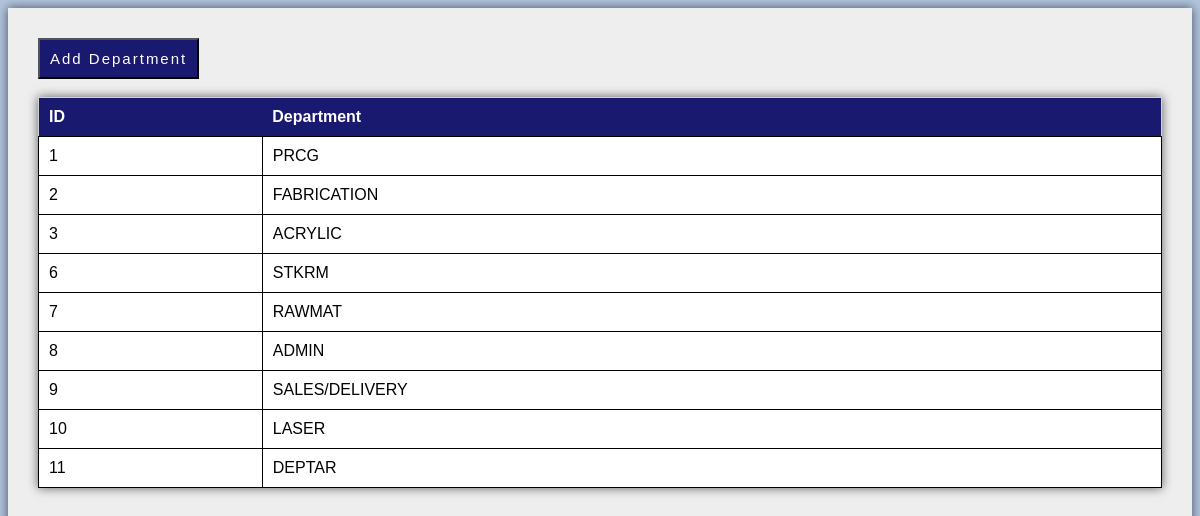
The app's page /utilities/adddept.php with its own data.
### tables this page shows
CREATE TABLE `dept_tb` (
  `dept_id` int(250) NOT NULL AUTO_INCREMENT,
  `dept_name` varchar(250) DEFAULT NULL,
  PRIMARY KEY (`dept_id`)
);

### utilities/adddept.php (the view, shortened to what this page needs)
<?php
include "../php/config.php";
?>
<html>
<body>
<div class="content">
  <button class="butLink"  title="Create New Item" id="myBtn">Add Department</button><br><br>
  <table>
  <tr>
    <th style="padding: 10px;">ID</th>
    <th style="padding: 10px;">Department</th>
  </tr>
<?php
       $sql = "SELECT * FROM dept_tb";
       $result = $db->query($sql);
       if ($result -> num_rows >  0) {
         while ($row = $result->fetch_assoc())
         {
    ?>
  <tr>
    <td style="padding: 10px;"><?php echo $row["dept_id"]?></td>
    <td style="padding: 10px;"><?php echo $row["dept_name"]?></td>
  </tr>
<?php }}?>
</table>
</body>
</html>

### utilities/adddept.php (style rules this page uses)
body { font-family: sans-serif; background-color: #B0C4DE; }
.content { padding: 30px; box-shadow: 0 0 10px rgba(0,0,0,0.6); -moz-box-shadow: 0 0 10px rgba(0,0,0,0.6); -webkit-box-shadow: 0 0 10px rgba(0,0,0,0.6); -o-box-shadow: 0 0 10px rgba(0,0,0,0.6); margin-bottom: 10px; }
table { border-collapse: collapse; width: 100%; border: 1px solid lightgrey; box-shadow: 0 0 10px rgba(0,0,0,0.6); -moz-box-shadow: 0 0 10px rgba(0,0,0,0.6); -webkit-box-shadow: 0 0 10px rgba(0,0,0,0.6); -o-box-shadow: 0 0 10px rgba(0,0,0,0.6); margin-bottom: 10px; }
table td { border: 1px solid black; padding: 5px; background-color: white; }
table th { text-align: left; color: white; background-color: midnightblue; }
.content { background-color: #eee; height: 100%; }
button { background-color: midnightblue; color: white; font-size: 15px; padding: 10px; letter-spacing: 2px; cursor: pointer; }

### records on screen
dept_tb: dept_id "1", dept_name "PRCG"
dept_tb: dept_id "2", dept_name "FABRICATION"
dept_tb: dept_id "3", dept_name "ACRYLIC"
dept_tb: dept_id "6", dept_name "STKRM"
dept_tb: dept_id "7", dept_name "RAWMAT"
dept_tb: dept_id "8", dept_name "ADMIN"
dept_tb: dept_id "9", dept_name "SALES/DELIVERY"
dept_tb: dept_id "10", dept_name "LASER"
dept_tb: dept_id "11", dept_name "DEPTAR"
